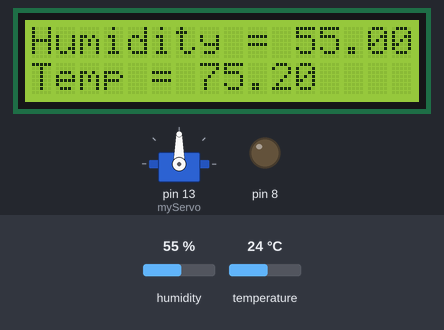
Recording of a sketch running on a simulated Arduino Uno, built with avr-gcc and run on an emulated ATmega328P. On the bench: 16×2 character LCD, servo, output pins drawn as LEDs (lit = HIGH). The test bench sets the inputs (shaded band); at power-on: temperature 24 °C, humidity 55 %. What the sketch prints to the serial monitor is not drawn.

Above: at 1.2 s.
1.3 s: temperature set to 20 °C
At 2.2 s:
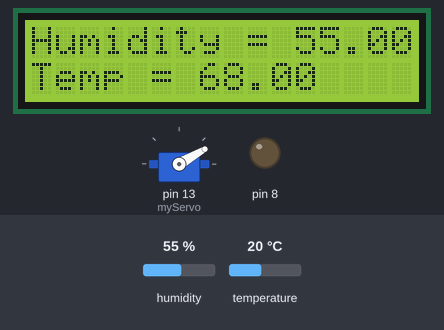
3.0 s: humidity set to 22 %
At 3.9 s:
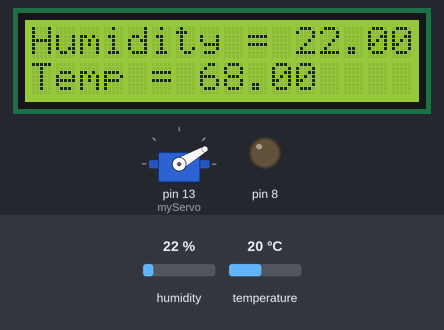
4.5 s: humidity set to 40 %
At 5.6 s:
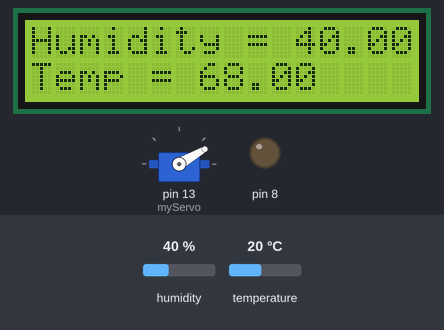
6.2 s: temperature set to 12 °C
At 7.2 s:
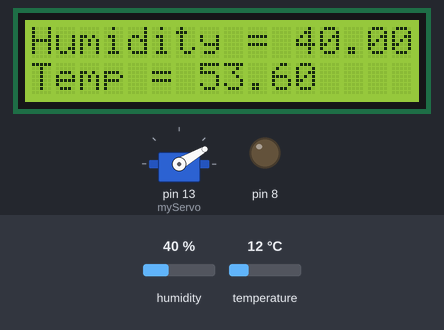
Timing chart, 0 to 8.7 s (numbered marks = the images above; inputs shaded):
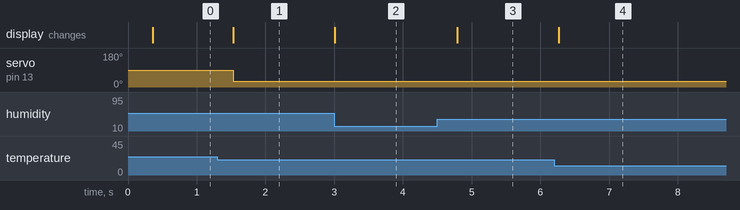

The sketch:

lcdTempHumdidity.ino
```cpp
#include <SoftwareSerial.h>
#include <Servo.h>
#include <LiquidCrystal.h>
#include "DHT.h"

Servo myServo;

//set the DHT pin to 13
#define DHTPIN 7

// initialize the library with the numbers of the interface pins
LiquidCrystal lcd(11, 12, 5, 4, 3, 2);
#define DHTTYPE DHT11
DHT dht(DHTPIN, DHTTYPE);

void setup()
{
  Serial.begin(9600);
  lcd.begin(16, 2); //16 by 2 character display
 // pinMode(motorPin,OUTPUT);
  myServo.attach(13);
  //myServo.write(0);
  pinMode(8,OUTPUT);
  analogWrite(8,45);
}

void loop()
{
  delay(250); //wait a sec (recommended for DHT11)
  //Read the data from the sensor
  dht.read(DHTPIN);
  //clear the lcd screen
  lcd.clear();
  //set the cursor at the beginning
  lcd.setCursor(0,0);
  //Print the temperature and humidity on the LCD
  lcd.print("Humidity = ");
  float h = dht.readHumidity();
  lcd.print (h);
  //sets the cursor on the second line so that it does not go off screen
  lcd.setCursor(0,1);
  lcd.print("Temp = ");
  float t = dht.readTemperature(true);
  lcd.print(t);

//send data back to the computer
  Serial.print("Humidity = ");
  Serial.print(h);
  Serial.print(", ");
  Serial.print("Temp = ");
  Serial.println(t);

//Shut the water pipe depending on the temp and humidity
  //(t>=45&&h>50)
  if (t<=70&&h>=25){
    myServo.write(30);
  }
  delay(15);
//  if(t<=70&&h<30){
//    myServo.write(30);
//  }
}
```

Measured:
- the behaviour switches between 22 and 21 °C on temperature (found by bisection; images 0 and 1)
- after the input at 1.3 s, servo on pin 13 (myServo): 90° → 30° after 0.23 s; the display: changes after 0.23 s (image 1)
- after the input at 3.0 s, the display: changes at once (image 2)
- after the input at 4.5 s, the display: changes after 0.29 s (image 3)
- after the input at 6.2 s, the display: changes after 0.07 s (image 4)
